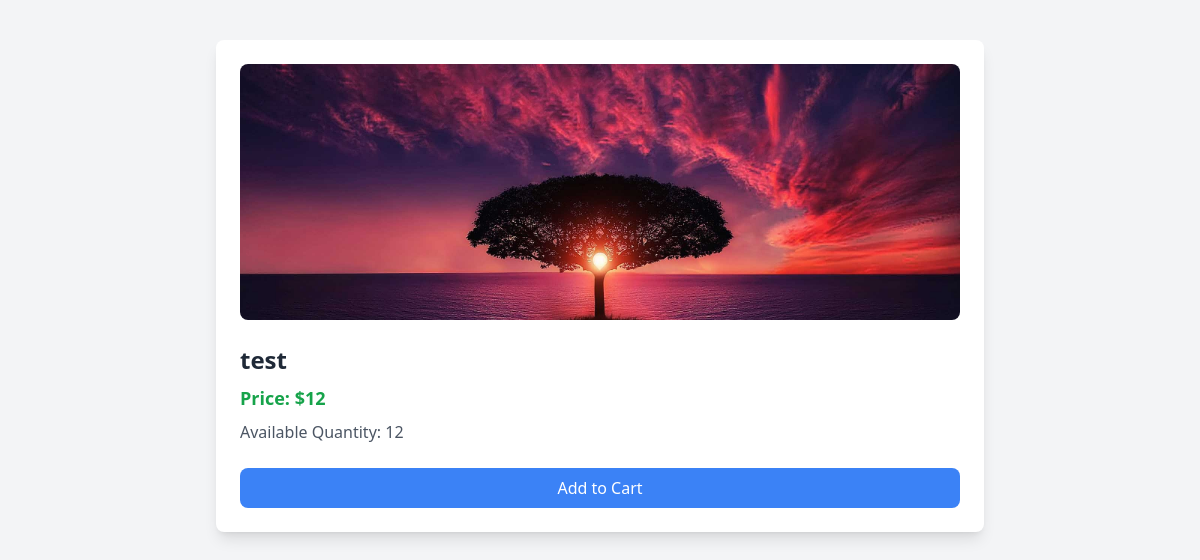
The app's page /productDetails/3 with its own data.
### main/models.py (models this page shows)
class Product(models.Model):
    name=models.CharField(max_length=100)
    price=models.IntegerField()
    quantity=models.IntegerField()
    image=models.FileField(upload_to='uploads/',null=True)

### main/views.py (the view)
# urls.py: path('productDetails/<int:id>', views.product_details, name="product_details"),
def product_details(request,id):
    product=Product.objects.get(id=id)
    print(product)
    return render(request,'main/product_details.html',{'product':product})

### main/templates/main/product_details.html (shortened to what this page needs)
<!DOCTYPE html>
<html lang="en">
<head>
    <script src="https://cdn.tailwindcss.com"></script>
</head>
<body class="bg-gray-100">
    <div class="max-w-3xl mx-auto p-6 bg-white shadow-lg rounded-lg mt-10">
        <img src="{{ product.image.url }}" alt="{{ product.name }}" class="w-full h-64 object-cover rounded-lg">
        <div class="mt-6">
            <h1 class="text-2xl font-bold text-gray-800">{{ product.name }}</h1>
            <p class="text-lg text-green-600 font-semibold mt-2">Price: ${{ product.price }}</p>
            <p class="text-gray-600 mt-2">Available Quantity: <span class="font-medium">{{ product.quantity }}</span></p>
        </div>
        <div class="mt-6">
            <a href="{% url 'add_to_cart' product.id %}" class="block text-center mt-4 px-4 py-2 bg-blue-500 text-white rounded-lg">
                Add to Cart
            </a>
        </div>
    </div>
</body>
</html>

### records on screen
Product: image (picture), name "test", price "12", quantity "12"
